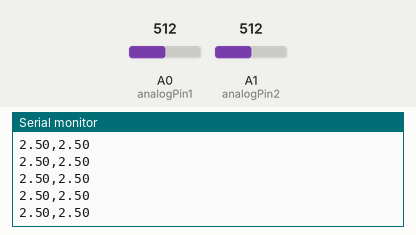
This sketch was run on a simulated Arduino Uno, built with avr-gcc and run on an emulated ATmega328P. Parts: the last lines printed to the serial monitor. The test bench sets the inputs (shaded band); at power-on: A0 (analogPin1) = 512, A1 (analogPin2) = 512.

Above: at 1.2 s.
1.3 s: A0 (analogPin1) set to 716
At 2.1 s:
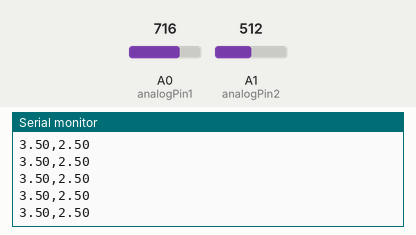
2.8 s: A1 (analogPin2) set to 716
At 3.9 s:
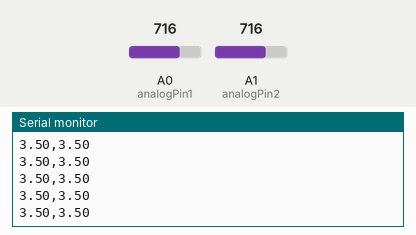
4.3 s: A0 (analogPin1) set to 900
At 5.3 s:
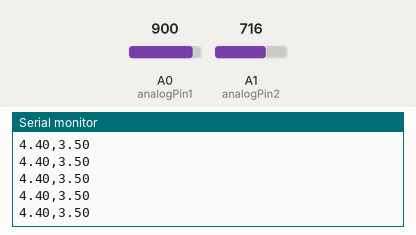
5.8 s: A1 (analogPin2) set to 900
At 6.4 s:
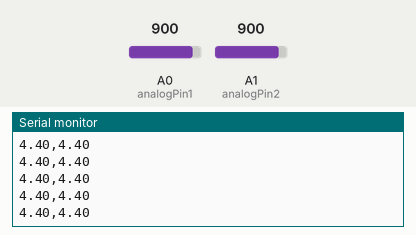
Timing chart, 0 to 8.3 s (numbered marks = the images above; inputs shaded):
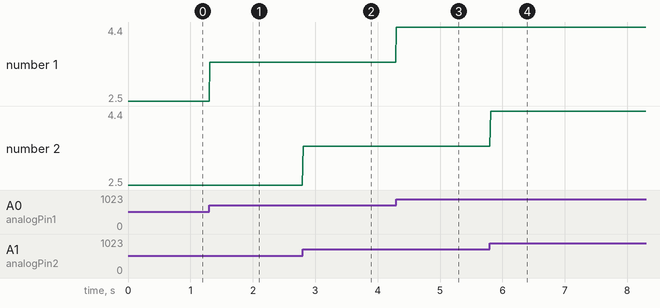

Measured:
- after the input at 1.3 s, the serial monitor: prints a new line at once (image 1)
- after the input at 2.8 s, the serial monitor: prints a new line at once (image 2)
- after the input at 4.3 s, the serial monitor: prints a new line at once (image 3)
- after the input at 5.8 s, the serial monitor: prints a new line at once (image 4)
- plotted number 1: 2.5 → 3.5 after the input at 1.3 s, 3.5 → 4.4 after the input at 4.3 s

The sketch:

ReadVoltageTest_TwoCircuits.ino
```cpp
const int analogPin1 = A0;  // First analog pin
const int analogPin2 = A1;  // Second analog pin

void setup() {
    Serial.begin(115200); // Start serial communication at 115200 baud
}

void loop() {
    unsigned long currentTime = millis();  // Get current time in milliseconds
    int sensorValue1 = analogRead(analogPin1);  // Read first analog input
    int sensorValue2 = analogRead(analogPin2);  // Read second analog input

    float voltage1 = sensorValue1 * (5.0 / 1023.0);  // Convert first reading to voltage
    float voltage2 = sensorValue2 * (5.0 / 1023.0);  // Convert second reading to voltage

    //Serial.print(currentTime);
    //Serial.print(",");
    Serial.print(voltage1);
    Serial.print(",");
    Serial.println(voltage2);  // Send time and both voltage values

    delay(10);  // Small delay for stable plotting
}
```
